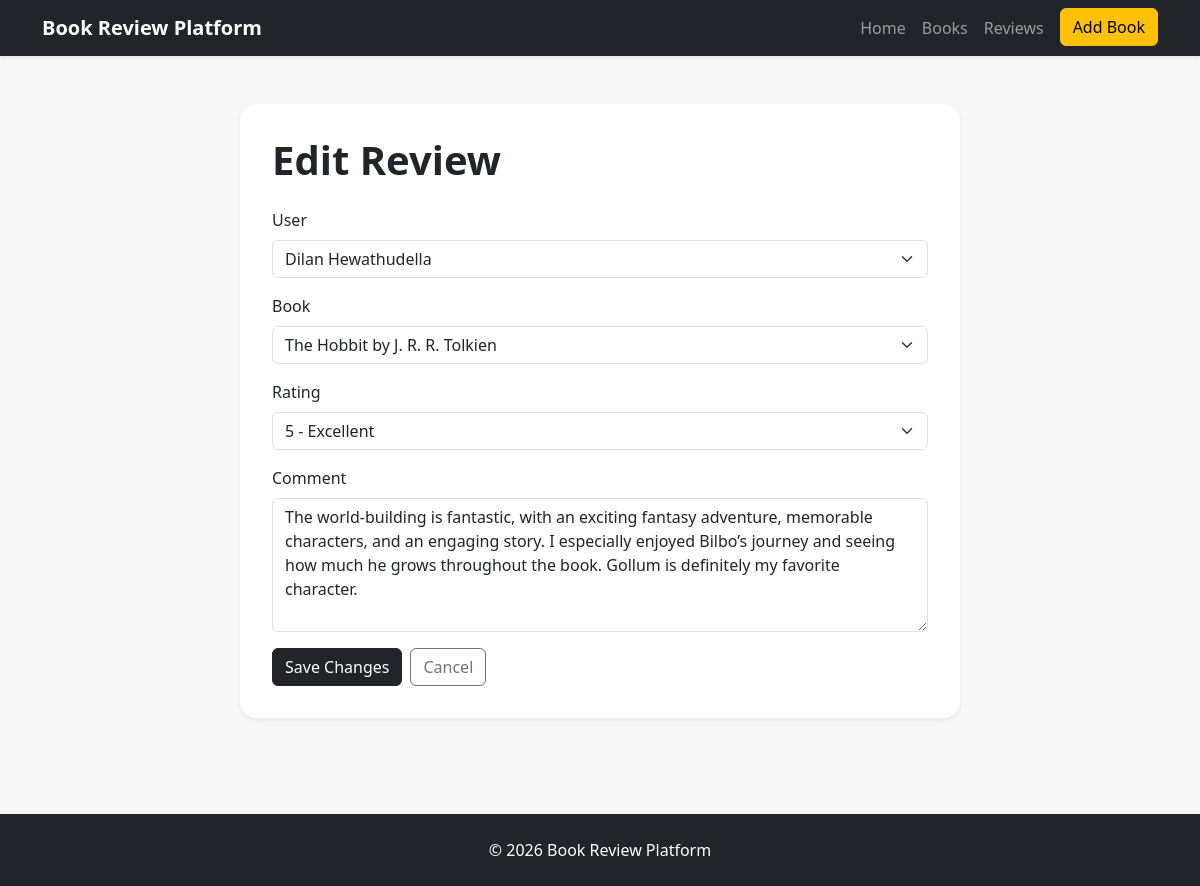
The app's page /reviews/2/edit/ with its own data.
### reviews/models.py (models this page shows, shortened)
class Review(models.Model):
    RATING_CHOICES = [
        (1, "1 - Poor"),
        (2, "2 - Fair"),
        (3, "3 - Good"),
        (4, "4 - Very Good"),
        (5, "5 - Excellent"),
    ]
    user = models.ForeignKey(
        User,
        on_delete=models.CASCADE,
        related_name="reviews",
    )
    book = models.ForeignKey(
        Book,
        on_delete=models.CASCADE,
        related_name="reviews",
    )
    rating = models.PositiveSmallIntegerField(
        choices=RATING_CHOICES,
        validators=[MinValueValidator(1), MaxValueValidator(5)]
    )
    comment = models.TextField()
    created_at = models.DateTimeField(auto_now_add=True)
    updated_at = models.DateTimeField(auto_now=True)
    class Meta:
        ordering = ["-created_at"]

### reviews/views.py (the view)
def review_update(request, pk):
    review = get_object_or_404(Review, pk=pk)
    if request.method == "POST":
        form = ReviewForm(request.POST, instance=review)
        if form.is_valid():
            review = form.save()
            messages.success(request, "Review was updated successfully.")
            return redirect("book_detail", pk=review.book.pk)
        messages.error(request, "Please correct the errors below.")
    else:
        form = ReviewForm(instance=review)
    return render(
        request,
        "reviews/review_form.html",
        {
            "form": form,
            "page_title": "Edit Review",
            "button_text": "Save Changes",
        },
    )

### reviews/forms.py (shortened to what this page needs)
class ReviewForm(forms.ModelForm):
    class Meta:
        model = Review
        fields = [
            "user",
            "book",
            "rating",
            "comment",
        ]
        widgets = {
            "comment": forms.Textarea(
                attrs={
                    "rows": 5,
                    "placeholder": "Write your review here...",
                }
            ),
        }
    def __init__(self, *args, **kwargs):
        super().__init__(*args, **kwargs)
        for field in self.fields.values():
            if isinstance(field.widget, forms.Select):
                field.widget.attrs["class"] = "form-select"
            else:
                field.widget.attrs["class"] = "form-control"

### reviews/models.py (called while the page is built)
    def __str__(self):
        return self.name

    def __str__(self):
        return f"{self.title} by {self.author}"

### templates/reviews/review_form.html (shortened to what this page needs)
{% extends "base.html" %}
{% block content %}
<div class="container py-5">
    <div class="form-card mx-auto shadow-sm">
        <h1 class="fw-bold mb-4">{{ page_title }}</h1>
        <form method="post" class="needs-validation" novalidate>
            {% for field in form %}
                <div class="mb-3">
                    <label class="form-label" for="{{ field.id_for_label }}">
                        {{ field.label }}
                    </label>
                    {{ field }}
                </div>
            {% endfor %}
            <div class="d-flex gap-2">
                <button type="submit" class="btn btn-dark">
                    {{ button_text }}
                </button>
                <a href="{% url 'review_list' %}" class="btn btn-outline-secondary">
                    Cancel
                </a>
            </div>
        </form>
    </div>
</div>
{% endblock %}

### static/css/styles.css (style rules this page uses)
html { min-height: 100%; }
body { min-height: 100vh; background: #f7f7f8; display: flex; flex-direction: column; }
.form-card { max-width: 720px; background: white; border-radius: 1rem; padding: 2rem; }
textarea { resize: vertical; }

### records on screen
Review: form "Dilan Hewathudella" "The Hobbit by J. R. R. Tolkien" "5 - Excellent" "The world-building is fantastic, with an exciting fantasy adventure, memorable characters, and an engaging story. I especially enjoyed Bilbo’s journey and seeing how much he grows throughout the book. Gollum is definitely my favorite character."

### other values on screen
{{ page_title }} "Edit Review"
{{ field.label }} "User" "Book" "Rating" "Comment"
{{ button_text }} "Save Changes"
